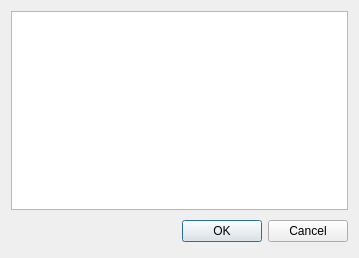
<?xml version="1.0" encoding="UTF-8"?>
<ui version="4.0">
 <class>ActionListDialog</class>
 <widget class="QDialog" name="ActionListDialog">
  <property name="geometry">
   <rect>
    <x>0</x>
    <y>0</y>
    <width>359</width>
    <height>258</height>
   </rect>
  </property>
  <property name="windowTitle">
   <string>Action List</string>
  </property>
  <layout class="QGridLayout" name="gridLayout">
   <item row="0" column="0">
    <widget class="QListWidget" name="actionList"/>
   </item>
   <item row="1" column="0">
    <layout class="QHBoxLayout">
     <property name="spacing">
      <number>6</number>
     </property>
     <property name="margin">
      <number>0</number>
     </property>
     <item>
      <spacer>
       <property name="orientation">
        <enum>Qt::Horizontal</enum>
       </property>
       <property name="sizeHint" stdset="0">
        <size>
         <width>131</width>
         <height>31</height>
        </size>
       </property>
      </spacer>
     </item>
     <item>
      <widget class="QPushButton" name="okButton">
       <property name="text">
        <string>OK</string>
       </property>
      </widget>
     </item>
     <item>
      <widget class="QPushButton" name="cancelButton">
       <property name="text">
        <string>Cancel</string>
       </property>
      </widget>
     </item>
    </layout>
   </item>
  </layout>
 </widget>
 <resources/>
 <connections>
  <connection>
   <sender>okButton</sender>
   <signal>clicked()</signal>
   <receiver>ActionListDialog</receiver>
   <slot>accept()</slot>
   <hints>
    <hint type="sourcelabel">
     <x>278</x>
     <y>253</y>
    </hint>
    <hint type="destinationlabel">
     <x>96</x>
     <y>254</y>
    </hint>
   </hints>
  </connection>
  <connection>
   <sender>cancelButton</sender>
   <signal>clicked()</signal>
   <receiver>ActionListDialog</receiver>
   <slot>reject()</slot>
   <hints>
    <hint type="sourcelabel">
     <x>369</x>
     <y>253</y>
    </hint>
    <hint type="destinationlabel">
     <x>179</x>
     <y>282</y>
    </hint>
   </hints>
  </connection>
 </connections>
</ui>
